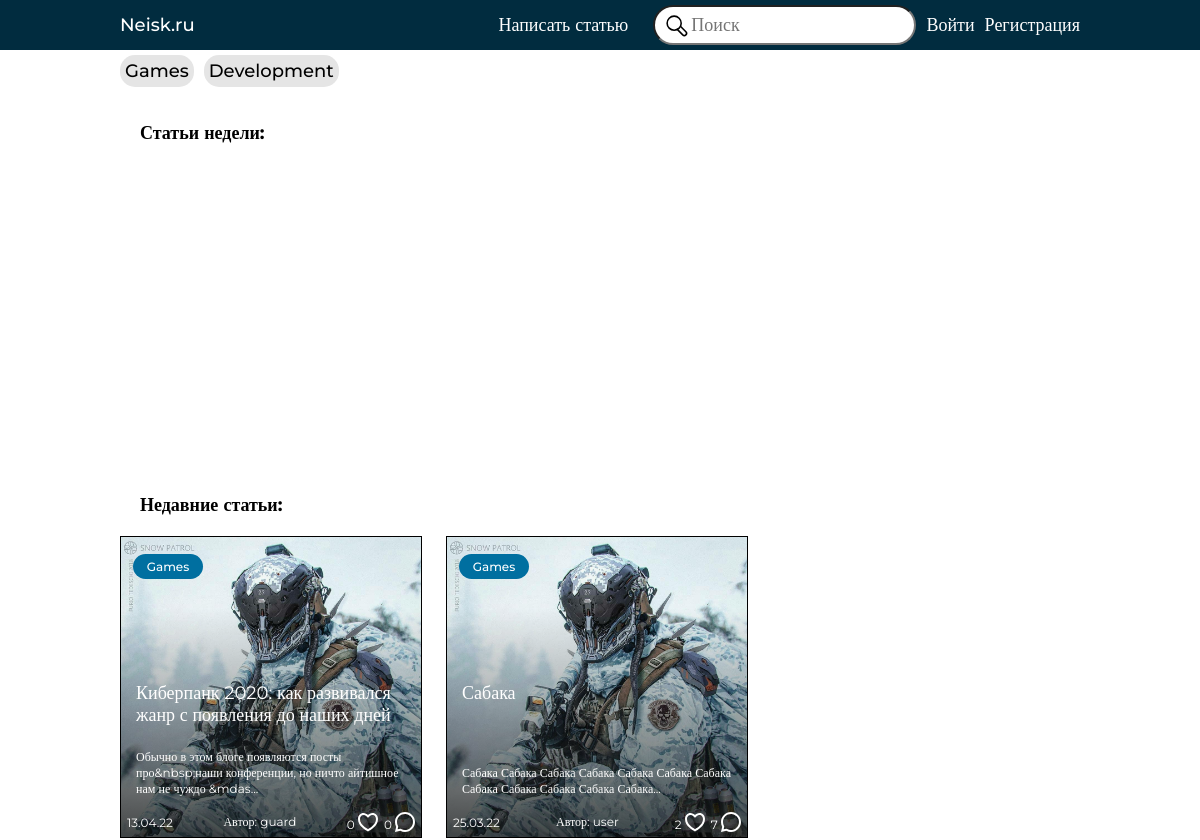
The app's page /, older data.
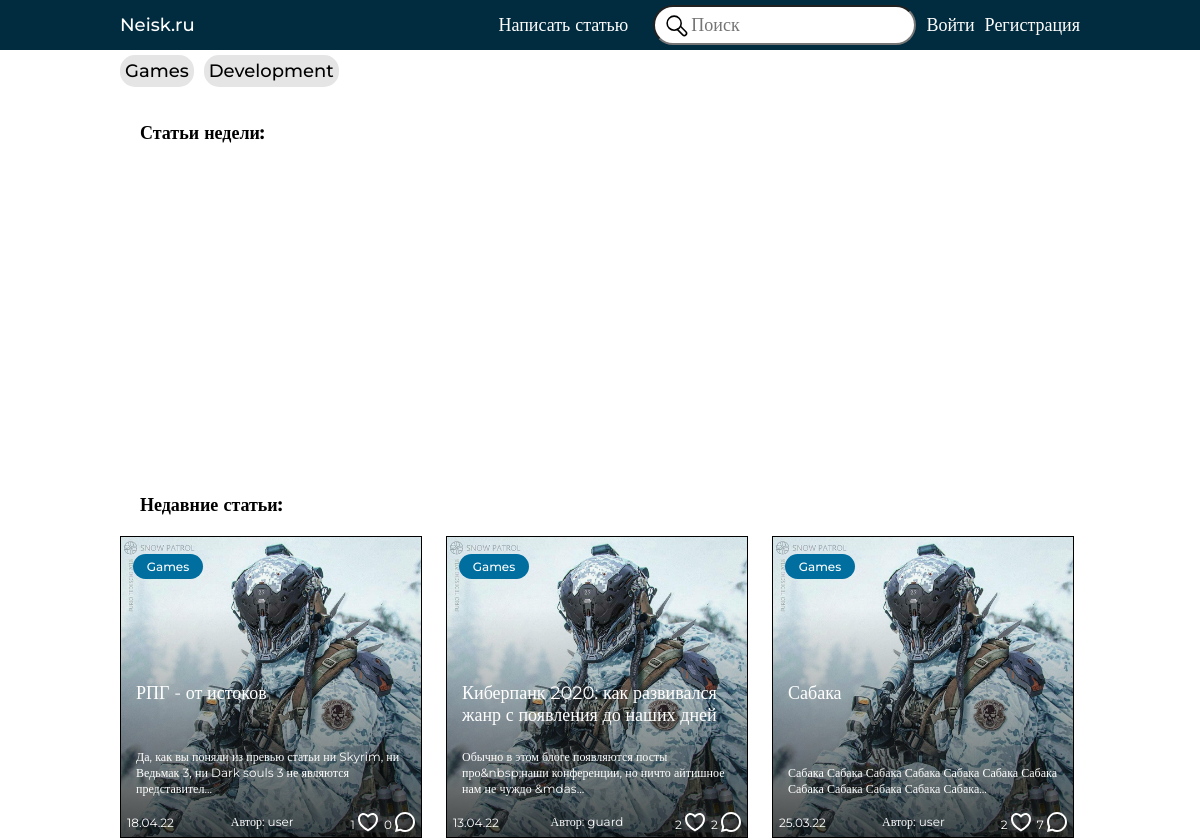
The same page, newer data.
### blog/models.py (models this page shows, shortened)
class Category(models.Model):
    name = models.CharField(max_length=15)
    class Meta:
        verbose_name = 'Category'
        verbose_name_plural = 'Categories'
    def __str__(self) -> str:
        return self.name

class Post(models.Model):
    author = models.ForeignKey(User, on_delete=models.CASCADE)
    pub_date = models.DateField(auto_now_add=True)
    title = models.CharField(max_length=80)
    text = RichTextField(null=True, blank=True)
    category = models.ForeignKey(Category, on_delete=models.CASCADE)
    likes = models.ManyToManyField(User, related_name='likes')

### blog/views.py (the view)
# urls.py: path('', views.index, name='index'),
def index(request):
    delta_week = date.today()-timedelta(days=7)
    context = {
        'recent_posts': Post.objects.order_by('-pub_date')[:3],
        'popular_posts': Post.objects.filter(pub_date__gte=delta_week).order_by('-likes')[:3],
        }
    return render(request, 'index.html', context=context)

### blog/context_processors.py (called while the page is built)
def categories_list(request):
    return{
        'categories': Category.objects.all(),
    }

### templates/index.html (shortened to what this page needs)
{% extends '_base.html' %}
{% load static %}
{% block content %}
<h2 class="index-header">Статьи недели:</h2>
<div class='container card-container'>
</div>
<h2 class="index-header">Недавние статьи:</h2>
<div class='container card-container'>
    {% for post in recent_posts %}
        <div class="card">
            <div class='pills'>
                <div class="pill active">
                    <span>{{ post.category }}</span>
                </div>
            </div>
            <div class="card-image">
                <img src="{% static 'images/topic_image.jpg' %}" alt="">
            </div>
            <div class='card-header'>
                <a class='post-title' href="{% url 'post' post.id %}">{{ post.title }}</a>
            </div>
            <div class='card-body'>
                <p>{{ post.text|striptags|slice:":100" }}...</p>
            </div>
            <div class='card-footer'>
                <span>{{ post.pub_date|date:"d.m.y" }}</span>
                <span>Автор: {{ post.author }}</span>
                <div class="metrics">
                    <div>
                        {{ post.likes.count }}
                        {% if request.user.is_authenticated %}
                            {% if request.user in post.likes.all %}
                            <a href="{% url 'like_post' post.id %}">
                                <img src="{% static 'images/like_active.svg' %}">
                            </a>
                            {% else %}
                            <a href="{% url 'like_post' post.id %}">
                                <img src="{% static 'images/like.svg' %}">
                            </a>
                            {% endif %}
                            {% else %}
                            <img src="{% static 'images/like.svg' %}">
                        {% endif %}
                    </div>
                    <div>
                        {{ post.comments.count }}
                        <img src="{% static 'images/comment.svg' %}">
                    </div>
                </div>
            </div>
        </div>
    {% endfor %}
    </div>
{% endblock content %}

### templates/_header.html (shortened to what this page needs)
{% load static %}
{% block header %}
<header>
    <nav class="container">
        <a class='navbar-brand' href='{% url 'index' %}'>
            Neisk.ru
        </a>
        <ul class="nav-list">
            <li class="nav-item">
                <a class='nav-link link-light' href='{% url 'create_post' %}'>
                    Написать статью
                </a>
            </li>
            <img src="{% static 'images/find.svg' %}" onclick='search_form.submit();'>
            <form id="search_form" action="{% url 'search_post'  %}" method="GET">
                <input class="text-black" name='q' type="text" placeholder="Поиск">
            </form>
            {% if request.user.is_authenticated is False %}
            <li class="nav-item">
                <a class='nav-link link-light' href='{% url 'login' %}'>
                    Войти
                </a>
            </li>
            <li class="nav-item">
                <a class='nav-link link-light' href='{% url 'register' %}'>
                    Регистрация
                </a>
            </li>
            {% else %}
            <li class="nav-item">
                <a class='nav-link link-light' href='{% url 'logout' %}'>
                    Выйти
                </a>
            </li>
        {% endif %}
        </ul>
    </nav>
</header>
<div class='categories container'>
    {% for category in categories %}
        {% if category.name == current_category %}
        <div class="pill active"><a href="{% url 'index' %}">{{ category }}</a></div>
        {% else %}
        <div class="pill"><a href="{% url 'search_post' %}?category={{ category }}">{{ category }}</a></div>
        {% endif %}
    {% endfor %}
</div>
{% endblock %}

Row changes from the older to the newer data that the page shows:
added Post: category "Games", title "РПГ - от истоков", text "Да, как вы поняли из превью статьи ни Skyrim, ни Ведьмак 3, ни Dark souls 3 не являются представител", pub_date "18.04.22", author "user", likes.count "1", comments.count "0"
changed Post "Киберпанк 2020: как развивался жанр с появления до наших дней": likes.count "0" → "2"; comments.count "0" → "2"
